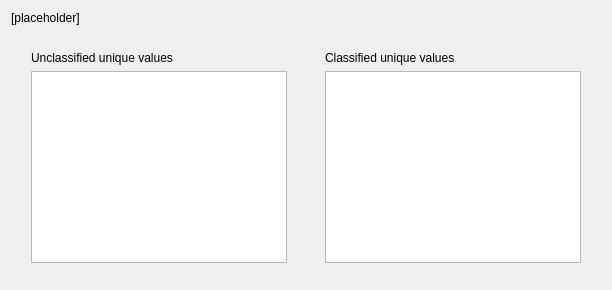
     <widget class="QWidget" name="pg6Classify">
      <layout class="QVBoxLayout" name="verticalLayout_14">
       <item>
        <widget class="QLabel" name="lblClassify">
         <property name="styleSheet">
          <string notr="true">font: 11pt &quot;Ubuntu&quot;;</string>
         </property>
         <property name="text">
          <string>[placeholder]</string>
         </property>
         <property name="alignment">
          <set>Qt::AlignLeading|Qt::AlignLeft|Qt::AlignTop</set>
         </property>
         <property name="wordWrap">
          <bool>true</bool>
         </property>
        </widget>
       </item>
       <item>
        <spacer name="verticalSpacer_46">
         <property name="orientation">
          <enum>Qt::Vertical</enum>
         </property>
         <property name="sizeType">
          <enum>QSizePolicy::Fixed</enum>
         </property>
         <property name="sizeHint" stdset="0">
          <size>
           <width>20</width>
           <height>20</height>
          </size>
         </property>
        </spacer>
       </item>
       <item>
        <layout class="QGridLayout" name="gridLayout_15">
         <item row="1" column="5">
          <widget class="QTreeWidget" name="treeClasses">
           <property name="styleSheet">
            <string notr="true">font: 11pt &quot;Ubuntu&quot;;</string>
           </property>
           <property name="showDropIndicator" stdset="0">
            <bool>true</bool>
           </property>
           <property name="dragEnabled">
            <bool>false</bool>
           </property>
           <property name="dragDropOverwriteMode">
            <bool>false</bool>
           </property>
           <property name="dragDropMode">
            <enum>QAbstractItemView::DragDrop</enum>
           </property>
           <property name="defaultDropAction">
            <enum>Qt::MoveAction</enum>
           </property>
           <property name="selectionMode">
            <enum>QAbstractItemView::SingleSelection</enum>
           </property>
           <property name="rootIsDecorated">
            <bool>false</bool>
           </property>
           <property name="itemsExpandable">
            <bool>false</bool>
           </property>
           <property name="expandsOnDoubleClick">
            <bool>false</bool>
           </property>
           <attribute name="headerVisible">
            <bool>false</bool>
           </attribute>
           <column>
            <property name="text">
             <string>Classes</string>
            </property>
           </column>
          </widget>
         </item>
         <item row="1" column="4">
          <spacer name="horizontalSpacer_45">
           <property name="orientation">
            <enum>Qt::Horizontal</enum>
           </property>
           <property name="sizeType">
            <enum>QSizePolicy::Fixed</enum>
           </property>
           <property name="sizeHint" stdset="0">
            <size>
             <width>10</width>
             <height>20</height>
            </size>
           </property>
          </spacer>
         </item>
         <item row="1" column="0">
          <spacer name="horizontalSpacer_42">
           <property name="orientation">
            <enum>Qt::Horizontal</enum>
           </property>
           <property name="sizeType">
            <enum>QSizePolicy::Fixed</enum>
           </property>
           <property name="sizeHint" stdset="0">
            <size>
             <width>20</width>
             <height>20</height>
            </size>
           </property>
          </spacer>
         </item>
         <item row="0" column="5">
          <widget class="QLabel" name="label_8">
           <property name="styleSheet">
            <string notr="true">font: 11pt &quot;Ubuntu&quot;;</string>
           </property>
           <property name="text">
            <string>Classified unique values</string>
           </property>
           <property name="buddy">
            <cstring>treeClasses</cstring>
           </property>
          </widget>
         </item>
         <item row="1" column="2">
          <spacer name="horizontalSpacer_43">
           <property name="orientation">
            <enum>Qt::Horizontal</enum>
           </property>
           <property name="sizeType">
            <enum>QSizePolicy::Fixed</enum>
           </property>
           <property name="sizeHint" stdset="0">
            <size>
             <width>10</width>
             <height>20</height>
            </size>
           </property>
          </spacer>
         </item>
         <item row="1" column="6">
          <spacer name="horizontalSpacer_44">
           <property name="orientation">
            <enum>Qt::Horizontal</enum>
           </property>
           <property name="sizeType">
            <enum>QSizePolicy::Fixed</enum>
           </property>
           <property name="sizeHint" stdset="0">
            <size>
             <width>20</width>
             <height>20</height>
            </size>
           </property>
          </spacer>
         </item>
         <item row="0" column="1">
          <widget class="QLabel" name="label_7">
           <property name="styleSheet">
            <string notr="true">font: 11pt &quot;Ubuntu&quot;;</string>
           </property>
           <property name="text">
            <string>Unclassified unique values</string>
           </property>
           <property name="buddy">
            <cstring>lstUniqueValues</cstring>
           </property>
          </widget>
         </item>
         <item row="1" column="3">
          <spacer name="horizontalSpacer_13">
           <property name="orientation">
            <enum>Qt::Horizontal</enum>
           </property>
           <property name="sizeType">
            <enum>QSizePolicy::Fixed</enum>
           </property>
           <property name="sizeHint" stdset="0">
            <size>
             <width>12</width>
             <height>20</height>
            </size>
           </property>
          </spacer>
         </item>
         <item row="1" column="1">
          <widget class="QListWidget" name="lstUniqueValues">
           <property name="styleSheet">
            <string notr="true">font: 11pt &quot;Ubuntu&quot;;</string>
           </property>
           <property name="dragEnabled">
            <bool>false</bool>
           </property>
           <property name="dragDropOverwriteMode">
            <bool>false</bool>
           </property>
           <property name="dragDropMode">
            <enum>QAbstractItemView::DragDrop</enum>
           </property>
           <property name="defaultDropAction">
            <enum>Qt::MoveAction</enum>
           </property>
           <property name="selectionMode">
            <enum>QAbstractItemView::SingleSelection</enum>
           </property>
          </widget>
         </item>
        </layout>
       </item>
       <item>
        <spacer name="verticalSpacer_45">
         <property name="orientation">
          <enum>Qt::Vertical</enum>
         </property>
         <property name="sizeType">
          <enum>QSizePolicy::Minimum</enum>
         </property>
         <property name="sizeHint" stdset="0">
          <size>
           <width>20</width>
           <height>16</height>
          </size>
         </property>
        </spacer>
       </item>
      </layout>
     </widget>
